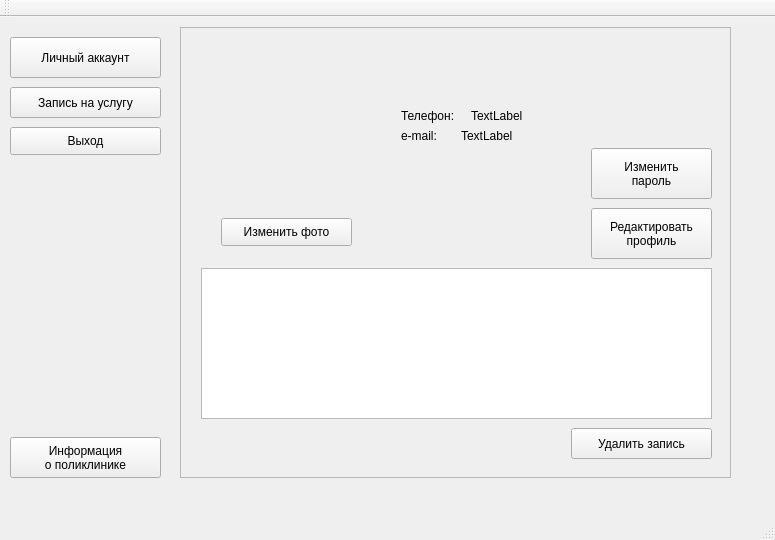
<?xml version="1.0" encoding="UTF-8"?>
<ui version="4.0">
 <class>MainWindow</class>
 <widget class="QMainWindow" name="MainWindow">
  <property name="geometry">
   <rect>
    <x>0</x>
    <y>0</y>
    <width>775</width>
    <height>540</height>
   </rect>
  </property>
  <property name="windowTitle">
   <string>Princeton plainsboro</string>
  </property>
  <widget class="QWidget" name="centralWidget">
   <widget class="QPushButton" name="buttonClinicInfo">
    <property name="geometry">
     <rect>
      <x>10</x>
      <y>420</y>
      <width>151</width>
      <height>41</height>
     </rect>
    </property>
    <property name="font">
     <font>
      <pointsize>9</pointsize>
     </font>
    </property>
    <property name="cursor">
     <cursorShape>PointingHandCursor</cursorShape>
    </property>
    <property name="text">
     <string>Информация
о поликлинике</string>
    </property>
   </widget>
   <widget class="QStackedWidget" name="accountPages">
    <property name="geometry">
     <rect>
      <x>180</x>
      <y>10</y>
      <width>551</width>
      <height>451</height>
     </rect>
    </property>
    <property name="frameShape">
     <enum>QFrame::StyledPanel</enum>
    </property>
    <property name="frameShadow">
     <enum>QFrame::Plain</enum>
    </property>
    <property name="currentIndex">
     <number>0</number>
    </property>
    <widget class="QWidget" name="personalAccount">
     <widget class="QLabel" name="labelEmail">
      <property name="geometry">
       <rect>
        <x>280</x>
        <y>100</y>
        <width>191</width>
        <height>16</height>
       </rect>
      </property>
      <property name="text">
       <string>TextLabel</string>
      </property>
     </widget>
     <widget class="QLabel" name="personalPhoto">
      <property name="geometry">
       <rect>
        <x>30</x>
        <y>30</y>
        <width>201</width>
        <height>151</height>
       </rect>
      </property>
      <property name="text">
       <string/>
      </property>
     </widget>
     <widget class="QLabel" name="labelPhone">
      <property name="geometry">
       <rect>
        <x>290</x>
        <y>80</y>
        <width>191</width>
        <height>16</height>
       </rect>
      </property>
      <property name="text">
       <string>TextLabel</string>
      </property>
     </widget>
     <widget class="QLabel" name="labelName">
      <property name="geometry">
       <rect>
        <x>220</x>
        <y>50</y>
        <width>191</width>
        <height>18</height>
       </rect>
      </property>
      <property name="font">
       <font>
        <pointsize>9</pointsize>
        <weight>75</weight>
        <bold>true</bold>
       </font>
      </property>
      <property name="text">
       <string/>
      </property>
      <property name="textFormat">
       <enum>Qt::PlainText</enum>
      </property>
     </widget>
     <widget class="QPushButton" name="buttomChangePhoto">
      <property name="geometry">
       <rect>
        <x>40</x>
        <y>190</y>
        <width>131</width>
        <height>28</height>
       </rect>
      </property>
      <property name="font">
       <font>
        <pointsize>9</pointsize>
       </font>
      </property>
      <property name="cursor">
       <cursorShape>PointingHandCursor</cursorShape>
      </property>
      <property name="text">
       <string>Изменить фото</string>
      </property>
     </widget>
     <widget class="QPushButton" name="buttonEdit">
      <property name="geometry">
       <rect>
        <x>410</x>
        <y>180</y>
        <width>121</width>
        <height>51</height>
       </rect>
      </property>
      <property name="font">
       <font>
        <pointsize>9</pointsize>
       </font>
      </property>
      <property name="cursor">
       <cursorShape>PointingHandCursor</cursorShape>
      </property>
      <property name="text">
       <string>Редактировать
профиль</string>
      </property>
     </widget>
     <widget class="QPushButton" name="buttonPasswordEdit">
      <property name="geometry">
       <rect>
        <x>410</x>
        <y>120</y>
        <width>121</width>
        <height>51</height>
       </rect>
      </property>
      <property name="font">
       <font>
        <pointsize>9</pointsize>
       </font>
      </property>
      <property name="cursor">
       <cursorShape>PointingHandCursor</cursorShape>
      </property>
      <property name="text">
       <string>Изменить
пароль</string>
      </property>
     </widget>
     <widget class="QTableView" name="viewTalon">
      <property name="geometry">
       <rect>
        <x>20</x>
        <y>240</y>
        <width>511</width>
        <height>151</height>
       </rect>
      </property>
     </widget>
     <widget class="QPushButton" name="buttonRemoveTalon">
      <property name="geometry">
       <rect>
        <x>390</x>
        <y>400</y>
        <width>141</width>
        <height>31</height>
       </rect>
      </property>
      <property name="font">
       <font>
        <pointsize>9</pointsize>
       </font>
      </property>
      <property name="cursor">
       <cursorShape>PointingHandCursor</cursorShape>
      </property>
      <property name="text">
       <string>Удалить запись</string>
      </property>
     </widget>
     <widget class="QLabel" name="label_4">
      <property name="geometry">
       <rect>
        <x>220</x>
        <y>80</y>
        <width>58</width>
        <height>16</height>
       </rect>
      </property>
      <property name="text">
       <string>Телефон:</string>
      </property>
     </widget>
     <widget class="QLabel" name="label_5">
      <property name="geometry">
       <rect>
        <x>220</x>
        <y>100</y>
        <width>41</width>
        <height>16</height>
       </rect>
      </property>
      <property name="text">
       <string>e-mail:</string>
      </property>
     </widget>
    </widget>
    <widget class="QWidget" name="page_2">
     <widget class="QComboBox" name="comboBoxDepartment">
      <property name="geometry">
       <rect>
        <x>220</x>
        <y>30</y>
        <width>251</width>
        <height>22</height>
       </rect>
      </property>
      <property name="font">
       <font>
        <pointsize>9</pointsize>
       </font>
      </property>
      <property name="cursor">
       <cursorShape>PointingHandCursor</cursorShape>
      </property>
     </widget>
     <widget class="QLabel" name="label">
      <property name="geometry">
       <rect>
        <x>20</x>
        <y>30</y>
        <width>149</width>
        <height>18</height>
       </rect>
      </property>
      <property name="font">
       <font>
        <pointsize>9</pointsize>
       </font>
      </property>
      <property name="text">
       <string>Выберете отделение:</string>
      </property>
     </widget>
     <widget class="QComboBox" name="comboBoxService">
      <property name="geometry">
       <rect>
        <x>220</x>
        <y>140</y>
        <width>251</width>
        <height>22</height>
       </rect>
      </property>
      <property name="font">
       <font>
        <pointsize>9</pointsize>
       </font>
      </property>
      <property name="cursor">
       <cursorShape>PointingHandCursor</cursorShape>
      </property>
     </widget>
     <widget class="QLabel" name="label_2">
      <property name="geometry">
       <rect>
        <x>20</x>
        <y>140</y>
        <width>122</width>
        <height>18</height>
       </rect>
      </property>
      <property name="font">
       <font>
        <pointsize>9</pointsize>
       </font>
      </property>
      <property name="text">
       <string>Выберете услугу:</string>
      </property>
     </widget>
     <widget class="QComboBox" name="comboBoxSpecialist">
      <property name="geometry">
       <rect>
        <x>220</x>
        <y>90</y>
        <width>251</width>
        <height>22</height>
       </rect>
      </property>
      <property name="font">
       <font>
        <pointsize>9</pointsize>
       </font>
      </property>
      <property name="cursor">
       <cursorShape>PointingHandCursor</cursorShape>
      </property>
     </widget>
     <widget class="QLabel" name="label_3">
      <property name="geometry">
       <rect>
        <x>20</x>
        <y>90</y>
        <width>164</width>
        <height>18</height>
       </rect>
      </property>
      <property name="font">
       <font>
        <pointsize>9</pointsize>
       </font>
      </property>
      <property name="text">
       <string>Выберете специалиста:</string>
      </property>
     </widget>
     <widget class="QPushButton" name="buttonSetTalon">
      <property name="geometry">
       <rect>
        <x>380</x>
        <y>390</y>
        <width>121</width>
        <height>41</height>
       </rect>
      </property>
      <property name="cursor">
       <cursorShape>PointingHandCursor</cursorShape>
      </property>
      <property name="text">
       <string>Оформить талон</string>
      </property>
     </widget>
     <widget class="QPushButton" name="buttonDataSelect">
      <property name="geometry">
       <rect>
        <x>210</x>
        <y>260</y>
        <width>105</width>
        <height>28</height>
       </rect>
      </property>
      <property name="font">
       <font>
        <pointsize>9</pointsize>
       </font>
      </property>
      <property name="cursor">
       <cursorShape>PointingHandCursor</cursorShape>
      </property>
      <property name="text">
       <string>Выбрать дату</string>
      </property>
     </widget>
     <widget class="QLineEdit" name="editDateTime">
      <property name="geometry">
       <rect>
        <x>20</x>
        <y>260</y>
        <width>161</width>
        <height>31</height>
       </rect>
      </property>
      <property name="font">
       <font>
        <pointsize>9</pointsize>
       </font>
      </property>
      <property name="readOnly">
       <bool>true</bool>
      </property>
     </widget>
     <widget class="QTimeEdit" name="editTime">
      <property name="geometry">
       <rect>
        <x>20</x>
        <y>310</y>
        <width>161</width>
        <height>21</height>
       </rect>
      </property>
      <property name="font">
       <font>
        <pointsize>9</pointsize>
       </font>
      </property>
      <property name="readOnly">
       <bool>false</bool>
      </property>
      <property name="maximumTime">
       <time>
        <hour>16</hour>
        <minute>0</minute>
        <second>0</second>
       </time>
      </property>
      <property name="minimumTime">
       <time>
        <hour>8</hour>
        <minute>0</minute>
        <second>0</second>
       </time>
      </property>
      <property name="displayFormat">
       <string>H:mm</string>
      </property>
      <property name="calendarPopup">
       <bool>false</bool>
      </property>
     </widget>
    </widget>
   </widget>
   <widget class="QPushButton" name="buttonAccount">
    <property name="geometry">
     <rect>
      <x>10</x>
      <y>20</y>
      <width>151</width>
      <height>41</height>
     </rect>
    </property>
    <property name="font">
     <font>
      <pointsize>9</pointsize>
     </font>
    </property>
    <property name="cursor">
     <cursorShape>PointingHandCursor</cursorShape>
    </property>
    <property name="text">
     <string>Личный аккаунт</string>
    </property>
   </widget>
   <widget class="QPushButton" name="buttonService">
    <property name="geometry">
     <rect>
      <x>10</x>
      <y>70</y>
      <width>151</width>
      <height>31</height>
     </rect>
    </property>
    <property name="font">
     <font>
      <pointsize>9</pointsize>
     </font>
    </property>
    <property name="cursor">
     <cursorShape>PointingHandCursor</cursorShape>
    </property>
    <property name="text">
     <string>Запись на услугу</string>
    </property>
   </widget>
   <widget class="QPushButton" name="buttonExit">
    <property name="geometry">
     <rect>
      <x>10</x>
      <y>110</y>
      <width>151</width>
      <height>28</height>
     </rect>
    </property>
    <property name="font">
     <font>
      <pointsize>9</pointsize>
     </font>
    </property>
    <property name="cursor">
     <cursorShape>PointingHandCursor</cursorShape>
    </property>
    <property name="text">
     <string>Выход</string>
    </property>
   </widget>
  </widget>
  <widget class="QMenuBar" name="menuBar">
   <property name="geometry">
    <rect>
     <x>0</x>
     <y>0</y>
     <width>775</width>
     <height>26</height>
    </rect>
   </property>
  </widget>
  <widget class="QToolBar" name="mainToolBar">
   <attribute name="toolBarArea">
    <enum>TopToolBarArea</enum>
   </attribute>
   <attribute name="toolBarBreak">
    <bool>false</bool>
   </attribute>
  </widget>
  <widget class="QStatusBar" name="statusBar"/>
 </widget>
 <layoutdefault spacing="6" margin="11"/>
 <resources/>
 <connections/>
</ui>
